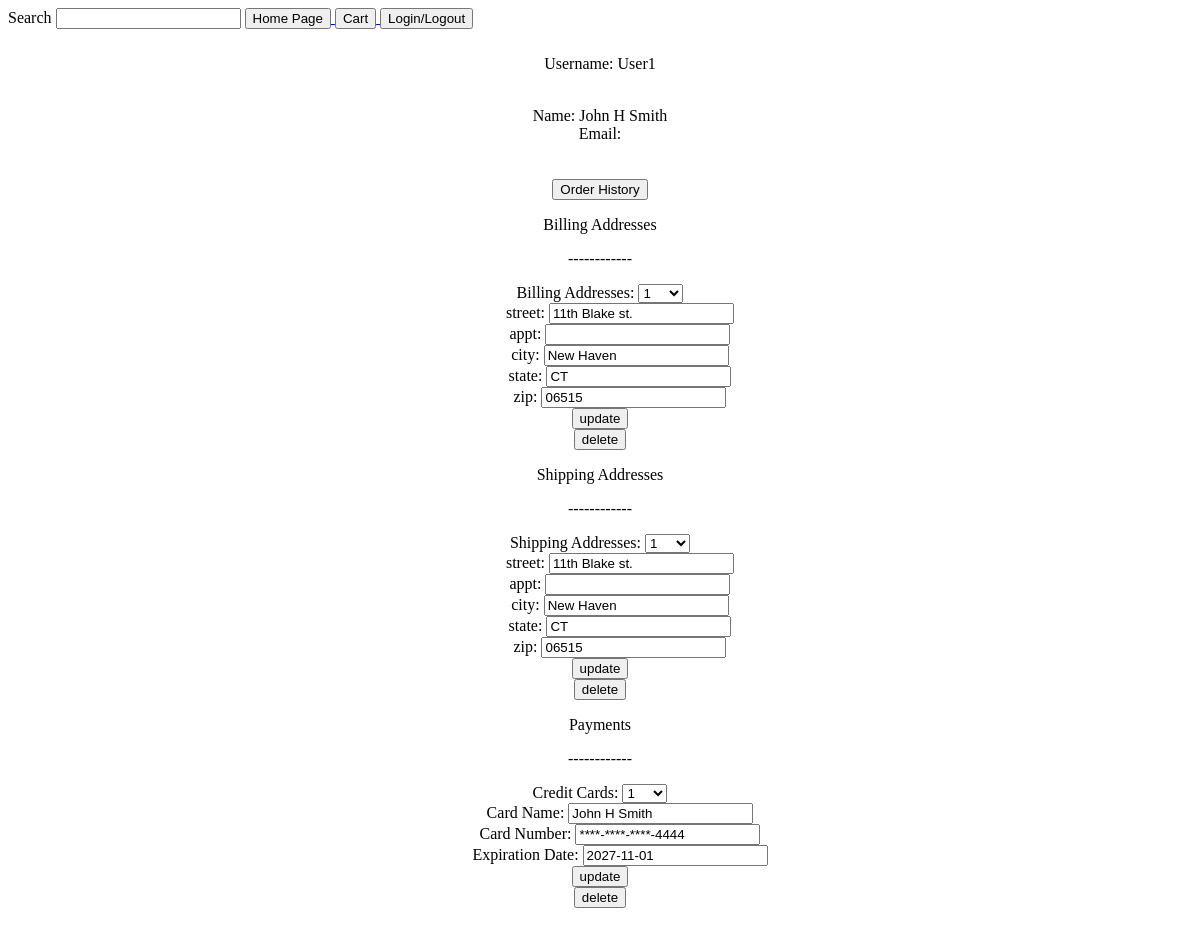
Screenshot of /html/account.php (signed in) with the database file from the repository.
### tables this page shows
create table User (
user_id int NOT NULL auto_increment,
username varchar(20) NOT NULL,
password varchar(20) NOT NULL,
f_name varchar(20) NOT NULL,
l_name varchar(20) NOT NULL,
m_name varchar(2) NOT NULL DEFAULT '',
email varchar(40) NOT NULL DEFAULT '',
member_type varchar(20) NOT NULL DEFAULT 'Standard',
created_time datetime DEFAULT CURRENT_TIMESTAMP,
last_update timestamp DEFAULT CURRENT_TIMESTAMP on update CURRENT_TIMESTAMP,
primary key (user_id),
unique(username)
);

create table BillAddr (
user_id int NOT NULL,
bill_seq int NOT null,
street varchar(20) NOT NULL,
appt varchar(20) NOT NULL DEFAULT '',
city varchar(20) NOT NULL,
state varchar(2) NOT NULL,
zip varchar(11) NOT NULL,
created_time datetime DEFAULT CURRENT_TIMESTAMP,
last_update timestamp DEFAULT CURRENT_TIMESTAMP on update CURRENT_TIMESTAMP,
primary key (user_id, bill_seq),
foreign key (user_id) references User(user_id)
);

create table ShipAddr (
user_id int NOT NULL,
ship_seq int NOT null,
street varchar(20) NOT NULL,
appt varchar(20) NOT NULL DEFAULT '',
city varchar(20) NOT NULL,
state varchar(2) NOT NULL,
zip varchar(11) NOT NULL,
created_time datetime DEFAULT CURRENT_TIMESTAMP,
last_update timestamp DEFAULT CURRENT_TIMESTAMP on update CURRENT_TIMESTAMP,
primary key (user_id, ship_seq),
foreign key (user_id) references User(user_id)
);

create table Payment (
pay_id int NOT NULL auto_increment,
user_id int NOT NULL,
card_name varchar(20) NOT NULL,
card_num varchar(20) NOT NULL,
exp_date date NOT NULL,
created_time datetime DEFAULT CURRENT_TIMESTAMP,
last_update timestamp DEFAULT CURRENT_TIMESTAMP on update CURRENT_TIMESTAMP,
primary key (pay_id),
foreign key (user_id) references User(user_id)
);

### html/account.php (the view, shortened to what this page needs)
<!DOCTYPE html>
<html lang="en"></html>
<html>
    <head>
        <link rel="stylesheet" href="styling.css">
    </head>
    <body>
        <div>
            <label>Search</label>
            <input type="text" id="item_search"></input>
            <a href="home.php">
                <button>Home Page</button>
            </a>
            <a href="cart.php">
                <button>Cart</button>
            </a>
            <a href="login.php">
                <button type="button" action="./login.php"> Login/Logout </button>
            </a>
        </div>
        <div class="center">
            <?php
                $db_name = 'shop';
                $conn = get_db_connection($db_name);
                $stmt = $conn->prepare("SELECT user_id, username, f_name, m_name, l_name, email FROM User WHERE username=?");
                $stmt->bind_param("s", $_SESSION["username"]);
                $stmt->execute();
                $result = $stmt->get_result();
                if ($result->num_rows > 0) {
                    while($row = $result->fetch_assoc()) {
                        echo "<div>" . "<p> Username: " . $row["username"] . "</p><br/>" . "</div>";
                        echo "<div>" . "Name: " . $row["f_name"] . " " . $row["m_name"] . " " . $row["l_name"] . "<br/> Email: " . $row["email"] . "</div>";
                    }
                } else {
                    echo "0 results... have you tried logging in?";
                }
            ?>
            <br/><br/>
            <a href="order-history.php">
                <button>Order History</button>
            </a>
            <?php
                echo "<p>Billing Addresses </p>";
                echo "<p>------------</p>";
                $stmt = $conn->prepare("SELECT bill_seq, street, appt, city, state, zip FROM BillAddr WHERE user_id=?");
                $stmt->bind_param("s", $_SESSION["user_id"]);
                $stmt->execute();
                $result = $stmt->get_result();
                    echo "<label for='BA'>Billing Addresses: </label>";
                    echo "<select name='BA' id='BA' onchange='hide(this.value, pre)'  onclick='foc(pre, this.value)'>";
                    $a = 1;
                    $b = "";
                    $c = "style='display: block;'";
                    $d = 1;
                    while($row = $result->fetch_assoc()) {
                        echo "<option value='BA".$a."' name='BA".$a."'>".$a."</option>";
                            $b = $b . "
                            <div $c id='BA".$a."' name='BA".$a."' >
                            <form action='./updateBA.php'>
                            <label style='padding-left:40px' for='BAstreet'>street: </label>
                            <input type='text' id='BAstreet' name='BAstreet' value='$row[street]' > <br>
                            <label style='padding-left:40px' for='BAappt'>appt: </label>
                            <input type='text' id='BAappt' name='BAappt' value='$row[appt]' > <br>
                            <label style='padding-left:40px' for='BAcity'>city: </label>
                            <input type='text' id='BAcity' name='BAcity' value='$row[city]' > <br>
                            <label style='padding-left:40px' for='BAstate'>state: </label>
                            <input type='text' id='BAstate' name='BAstate' value='$row[state]' > <br>
                            <label style='padding-left:40px' for='BAzip'>zip: </label>
                            <input type='text' id='BAzip' name='BAzip' value='$row[zip]' > <br>
                            <button name= 'itm' type= 'submit' value= '$row[bill_seq]'>update </button>
                            </form>
                            <form action='./deleteBA.php'>
                            <button name= 'itm' type= 'submit' value= '$row[bill_seq]'>delete </button>
                            </form>
                            </div>";
                        $a = $a + 1;
                        $c = "style='display: none;'";
                        $d = $row["bill_seq"] + 1;
                    }
                    echo '</select>';
                    $b = $b . "
                    <form action='./addBA.php'>
                    <div $c id='BA".$a."' name='BA".$a."' >
                    <label style='padding-left:40px' for='BAstreet'>street: </label>
                    <input type='text' id='BAstreet' name='BAstreet'> <br>
                    <label style='padding-left:40px' for='BAappt'>appt: </label>
                    <input type='text' id='BAappt' name='BAappt'> <br>
                    <label style='padding-left:40px' for='BAcity'>city: </label>
                    <input type='text' id='BAcity' name='BAcity'> <br>
                    <label style='padding-left:40px' for='BAstate'>state: </label>
                    <input type='text' id='BAstate' name='BAstate'> <br>
                    <label style='padding-left:40px' for='BAzip'>zip: </label>
                    <input type='text' id='BAzip' name='BAzip'> <br>
                    <button name= 'itm' type= 'submit' value= '$d'>add </button>
                    </div>
                    </form>";
                    echo $b;
            ?>
            <?php
                echo "<p>Shipping Addresses </p>";
                echo "<p>------------</p>";
                $stmt2 = $conn->prepare("SELECT ship_seq, street, appt, city, state, zip FROM ShipAddr WHERE user_id=?");
                $stmt2->bind_param("s", $_SESSION["user_id"]);
                $stmt2->execute();
                $result2 = $stmt2->get_result();
                echo "<label for='SA'>Shipping Addresses: </label>";
                echo "<select name='SA' id='SA' onchange='hide(this.value,pre)' onclick='foc(pre, this.value)'>";
                $a = 1;
                $b = "";
                $c = "";
                $d = 1;
                while($row = $result2->fetch_assoc()) {
                    echo "<option value='SA".$a."' name='SA".$a."'>".$a."</option>";
                        $b = $b . "
                        <form action='./updateSA.php'>
                        <div $c id='SA".$a."' name='SA".$a."' >
                        <label style='padding-left:40px' for='SAstreet'>street: </label>
                        <input type='text' id='SAstreet' name='SAstreet' value='$row[street]' > <br>
                        <label style='padding-left:40px' for='SAappt'>appt: </label>
                        <input type='text' id='SAappt' name='SAappt' value='$row[appt]' > <br>
                        <label style='padding-left:40px' for='SAcity'>city: </label>
                        <input type='text' id='SAcity' name='SAcity' value='$row[city]' > <br>
                        <label style='padding-left:40px' for='SAstate'>state: </label>
                        <input type='text' id='SAstate' name='SAstate' value='$row[state]' > <br>
                        <label style='padding-left:40px' for='SAzip'>zip: </label>
                        <input type='text' id='SAzip' name='SAzip' value='$row[zip]' > <br>
                        <button name= 'itm' type= 'submit' value= '$row[ship_seq]'>update </button>
                        </form>
                        <form action='./deleteSA.php'>
                        <button name= 'itm' type= 'submit' value= '$row[ship_seq]'>delete </button>
                        </form>
                        </div>";
                    $a = $a + 1;
                    $c = "style='display: none;'";
                    $d = $row["ship_seq"] + 1;
                }
                echo '</select>';
                $b = $b . "
                <form action='./addSA.php'>
                <div $c id='SA".$a."' name='SA".$a."' >
                <label style='padding-left:40px' for='SAstreet'>street: </label>
                <input type='text' id='SAstreet' name='SAstreet'> <br>
                <label style='padding-left:40px' for='SAappt'>appt: </label>
                <input type='text' id='SAappt' name='SAappt'> <br>
                <label style='padding-left:40px' for='SAcity'>city: </label>
                <input type='text' id='SAcity' name='SAcity'> <br>
                <label style='padding-left:40px' for='SAstate'>state: </label>
                <input type='text' id='SAstate' name='SAstate'> <br>
                <label style='padding-left:40px' for='SAzip'>zip: </label>
                <input type='text' id='SAzip' name='SAzip'> <br>
                <button name= 'itm' type= 'submit' value= '$d'>add </button>
                </div>
                </form>";
                echo $b;
            ?>
            <?php
                echo "<p>Payments</p>";
                echo "<p>------------</p>";
                $stmt3 = $conn->prepare("SELECT pay_id, card_name, right(card_num,4) 'card_num', exp_date FROM Payment WHERE user_id=?");
                $stmt3->bind_param("s", $_SESSION["user_id"]);
                $stmt3->execute();
                $result3 = $stmt3->get_result();
                echo "<label for='CC'>Credit Cards: </label>";
                echo "<select name='CC' id='CC' onchange='hide(this.value, pre)'  onclick='foc(pre, this.value)'>";
                $a = 1;
                $b = "";
                $c = "style='display: block;'";
                while($row = $result3->fetch_assoc()) {
                    echo "<option value='CC".$a."' name='CC".$a."'>".$a."</option>";
                        $b = $b . "
                        <div $c id='CC".$a."' name='CC".$a."' >
                        <form action='./updateCC.php'>
                        <label style='padding-left:40px' for='CCname'>Card Name: </label>
                        <input type='text' id='CCname' name='CCname' value='$row[card_name]' > <br>
                        <label style='padding-left:40px' for='CCnum'>Card Number: </label>
                        <input type='text' id='CCnum' name='CCnum' value='****-****-****-$row[card_num]' > <br>
                        <label style='padding-left:40px' for='CCexp'>Expiration Date: </label>
                        <input type='text' id='CCexp' name='CCexp' value='$row[exp_date]' > <br>
                        <button name= 'itm' type= 'submit' value= '$row[pay_id]'>update </button>
                        </form>
                        <form action='./deleteCC.php'>
                        <button name= 'itm' type= 'submit' value= '$row[pay_id]'>delete </button>
                        </form>
                        </div>";
                    $a = $a + 1;
                    $c = "style='display: none;'";
                }
                echo '</select>';
                $b = $b . "
                <form action='./addCC.php'>
                <div $c id='CC".$a."' name='CC".$a."' >
                <label style='padding-left:40px' for='CCname'>Card Name: </label>
                <input type='text' id='CCname' name='CCname'> <br>
                <label style='padding-left:40px' for='CCnum'>Card Number: </label>
                <input type='text' id='CCnum' name='CCnum'> <br>
                <label style='padding-left:40px' for='CCexp'>Expiration Date: </label>
                <input type='text' id='CCexp' name='CCexp'> <br>
                <button name= 'itm' type= 'submit' value= '$a'>add </button>
                </div>
                </form>";
                echo $b;
            ?>
    </body>
</html>

### html/styling.css (style rules this page uses)
.center { margin: auto; width: 60%; padding: 10px; text-align: center; }

### rows the page displays
user: username "User1", f_name "John", m_name "H", l_name "Smith"
billaddr: BAstreet "11th Blake st.", BAcity "New Haven", BAstate "CT", BAzip "06515"
shipaddr: SAstreet "11th Blake st.", SAcity "New Haven", SAstate "CT", SAzip "06515"
payment: CCname "John H Smith", CCexp "2027-11-01"

### other values shown
form field BA "1"
form field SA "1"
form field CC "1"
